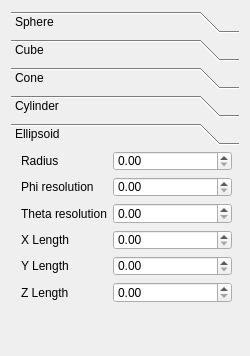
<?xml version="1.0" encoding="UTF-8"?>
<ui version="4.0">
 <class>Form</class>
 <widget class="QWidget" name="Form">
  <property name="geometry">
   <rect>
    <x>0</x>
    <y>0</y>
    <width>250</width>
    <height>356</height>
   </rect>
  </property>
  <property name="sizePolicy">
   <sizepolicy hsizetype="Expanding" vsizetype="Expanding">
    <horstretch>0</horstretch>
    <verstretch>0</verstretch>
   </sizepolicy>
  </property>
  <property name="minimumSize">
   <size>
    <width>0</width>
    <height>0</height>
   </size>
  </property>
  <property name="windowTitle">
   <string>Demo Operation</string>
  </property>
  <layout class="QVBoxLayout" name="verticalLayout_2">
   <item>
    <layout class="QVBoxLayout" name="verticalLayout">
     <property name="sizeConstraint">
      <enum>QLayout::SetDefaultConstraint</enum>
     </property>
     <item>
      <widget class="QToolBox" name="parametricSurfaceType">
       <property name="sizePolicy">
        <sizepolicy hsizetype="Expanding" vsizetype="Expanding">
         <horstretch>0</horstretch>
         <verstretch>0</verstretch>
        </sizepolicy>
       </property>
       <property name="layoutDirection">
        <enum>Qt::LeftToRight</enum>
       </property>
       <property name="currentIndex">
        <number>4</number>
       </property>
       <widget class="QWidget" name="spherePage">
        <property name="geometry">
         <rect>
          <x>0</x>
          <y>0</y>
          <width>230</width>
          <height>201</height>
         </rect>
        </property>
        <attribute name="label">
         <string>Sphere</string>
        </attribute>
        <widget class="QWidget" name="formLayoutWidget">
         <property name="geometry">
          <rect>
           <x>10</x>
           <y>0</y>
           <width>211</width>
           <height>81</height>
          </rect>
         </property>
         <layout class="QFormLayout" name="formLayout_2">
          <property name="fieldGrowthPolicy">
           <enum>QFormLayout::AllNonFixedFieldsGrow</enum>
          </property>
          <item row="0" column="0">
           <widget class="QLabel" name="label">
            <property name="text">
             <string>Radius</string>
            </property>
           </widget>
          </item>
          <item row="0" column="1">
           <widget class="QDoubleSpinBox" name="sphereRadius"/>
          </item>
          <item row="1" column="0">
           <widget class="QLabel" name="label_2">
            <property name="text">
             <string>Phi resolution</string>
            </property>
           </widget>
          </item>
          <item row="1" column="1">
           <widget class="QDoubleSpinBox" name="spherePhiRes"/>
          </item>
          <item row="2" column="0">
           <widget class="QLabel" name="label_3">
            <property name="text">
             <string>Theta resolution</string>
            </property>
           </widget>
          </item>
          <item row="2" column="1">
           <widget class="QDoubleSpinBox" name="sphereThetaRes"/>
          </item>
         </layout>
        </widget>
       </widget>
       <widget class="QWidget" name="cubeSPhere">
        <property name="geometry">
         <rect>
          <x>0</x>
          <y>0</y>
          <width>230</width>
          <height>201</height>
         </rect>
        </property>
        <attribute name="label">
         <string>Cube</string>
        </attribute>
        <widget class="QWidget" name="formLayoutWidget_2">
         <property name="geometry">
          <rect>
           <x>10</x>
           <y>0</y>
           <width>211</width>
           <height>81</height>
          </rect>
         </property>
         <layout class="QFormLayout" name="formLayout_3">
          <property name="fieldGrowthPolicy">
           <enum>QFormLayout::AllNonFixedFieldsGrow</enum>
          </property>
          <item row="0" column="0">
           <widget class="QLabel" name="label_4">
            <property name="text">
             <string>X Length</string>
            </property>
           </widget>
          </item>
          <item row="0" column="1">
           <widget class="QDoubleSpinBox" name="cubeXLength"/>
          </item>
          <item row="1" column="0">
           <widget class="QLabel" name="label_5">
            <property name="text">
             <string>Y Length</string>
            </property>
           </widget>
          </item>
          <item row="1" column="1">
           <widget class="QDoubleSpinBox" name="cubeYLength"/>
          </item>
          <item row="2" column="0">
           <widget class="QLabel" name="label_6">
            <property name="text">
             <string>Z Length</string>
            </property>
           </widget>
          </item>
          <item row="2" column="1">
           <widget class="QDoubleSpinBox" name="cubeZLength"/>
          </item>
         </layout>
        </widget>
       </widget>
       <widget class="QWidget" name="conePage">
        <property name="geometry">
         <rect>
          <x>0</x>
          <y>0</y>
          <width>230</width>
          <height>201</height>
         </rect>
        </property>
        <attribute name="label">
         <string>Cone</string>
        </attribute>
        <widget class="QWidget" name="formLayoutWidget_3">
         <property name="geometry">
          <rect>
           <x>10</x>
           <y>0</y>
           <width>211</width>
           <height>111</height>
          </rect>
         </property>
         <layout class="QFormLayout" name="formLayout_4">
          <property name="fieldGrowthPolicy">
           <enum>QFormLayout::AllNonFixedFieldsGrow</enum>
          </property>
          <item row="0" column="0">
           <widget class="QLabel" name="label_7">
            <property name="text">
             <string>Radius</string>
            </property>
           </widget>
          </item>
          <item row="0" column="1">
           <widget class="QDoubleSpinBox" name="coneRadius"/>
          </item>
          <item row="1" column="0">
           <widget class="QLabel" name="label_8">
            <property name="text">
             <string>Height </string>
            </property>
           </widget>
          </item>
          <item row="1" column="1">
           <widget class="QDoubleSpinBox" name="coneHeight"/>
          </item>
          <item row="2" column="0">
           <widget class="QLabel" name="label_9">
            <property name="text">
             <string>Resolution</string>
            </property>
           </widget>
          </item>
          <item row="2" column="1">
           <widget class="QDoubleSpinBox" name="coneRes"/>
          </item>
          <item row="3" column="0">
           <widget class="QCheckBox" name="coneCapping">
            <property name="layoutDirection">
             <enum>Qt::RightToLeft</enum>
            </property>
            <property name="autoFillBackground">
             <bool>false</bool>
            </property>
            <property name="text">
             <string>Capping</string>
            </property>
            <property name="checkable">
             <bool>true</bool>
            </property>
            <property name="tristate">
             <bool>false</bool>
            </property>
           </widget>
          </item>
         </layout>
        </widget>
       </widget>
       <widget class="QWidget" name="cylinderPage">
        <property name="geometry">
         <rect>
          <x>0</x>
          <y>0</y>
          <width>230</width>
          <height>201</height>
         </rect>
        </property>
        <attribute name="label">
         <string>Cylinder</string>
        </attribute>
        <widget class="QWidget" name="formLayoutWidget_4">
         <property name="geometry">
          <rect>
           <x>10</x>
           <y>0</y>
           <width>211</width>
           <height>91</height>
          </rect>
         </property>
         <layout class="QFormLayout" name="formLayout_5">
          <property name="fieldGrowthPolicy">
           <enum>QFormLayout::AllNonFixedFieldsGrow</enum>
          </property>
          <item row="0" column="0">
           <widget class="QLabel" name="label_10">
            <property name="text">
             <string>Radius</string>
            </property>
           </widget>
          </item>
          <item row="0" column="1">
           <widget class="QDoubleSpinBox" name="cylinderRadius"/>
          </item>
          <item row="1" column="0">
           <widget class="QLabel" name="label_11">
            <property name="text">
             <string>Height </string>
            </property>
           </widget>
          </item>
          <item row="1" column="1">
           <widget class="QDoubleSpinBox" name="cylinderHeight"/>
          </item>
          <item row="2" column="0">
           <widget class="QLabel" name="label_12">
            <property name="text">
             <string>Resolution</string>
            </property>
           </widget>
          </item>
          <item row="2" column="1">
           <widget class="QDoubleSpinBox" name="cylinderRes"/>
          </item>
         </layout>
        </widget>
       </widget>
       <widget class="QWidget" name="ellipsoidPage">
        <property name="geometry">
         <rect>
          <x>0</x>
          <y>0</y>
          <width>230</width>
          <height>201</height>
         </rect>
        </property>
        <attribute name="label">
         <string>Ellipsoid</string>
        </attribute>
        <widget class="QWidget" name="formLayoutWidget_5">
         <property name="geometry">
          <rect>
           <x>10</x>
           <y>0</y>
           <width>211</width>
           <height>152</height>
          </rect>
         </property>
         <layout class="QFormLayout" name="formLayout_6">
          <property name="fieldGrowthPolicy">
           <enum>QFormLayout::AllNonFixedFieldsGrow</enum>
          </property>
          <item row="0" column="0">
           <widget class="QLabel" name="label_16">
            <property name="text">
             <string>Radius</string>
            </property>
           </widget>
          </item>
          <item row="0" column="1">
           <widget class="QDoubleSpinBox" name="ellipsoidRadius"/>
          </item>
          <item row="1" column="0">
           <widget class="QLabel" name="label_17">
            <property name="text">
             <string>Phi resolution</string>
            </property>
           </widget>
          </item>
          <item row="1" column="1">
           <widget class="QDoubleSpinBox" name="ellipsoidPhiRes"/>
          </item>
          <item row="2" column="0">
           <widget class="QLabel" name="label_18">
            <property name="text">
             <string>Theta resolution</string>
            </property>
           </widget>
          </item>
          <item row="3" column="0">
           <widget class="QLabel" name="label_13">
            <property name="text">
             <string>X Length</string>
            </property>
           </widget>
          </item>
          <item row="3" column="1">
           <widget class="QDoubleSpinBox" name="ellipsoidXLength"/>
          </item>
          <item row="4" column="0">
           <widget class="QLabel" name="label_14">
            <property name="text">
             <string>Y Length</string>
            </property>
           </widget>
          </item>
          <item row="4" column="1">
           <widget class="QDoubleSpinBox" name="ellipsoidYLength"/>
          </item>
          <item row="5" column="0">
           <widget class="QLabel" name="label_15">
            <property name="text">
             <string>Z Length</string>
            </property>
           </widget>
          </item>
          <item row="5" column="1">
           <widget class="QDoubleSpinBox" name="ellipsoidZLength"/>
          </item>
          <item row="2" column="1">
           <widget class="QDoubleSpinBox" name="ellipsoidThetaRes"/>
          </item>
         </layout>
        </widget>
       </widget>
      </widget>
     </item>
    </layout>
   </item>
  </layout>
 </widget>
 <resources/>
 <connections/>
</ui>
